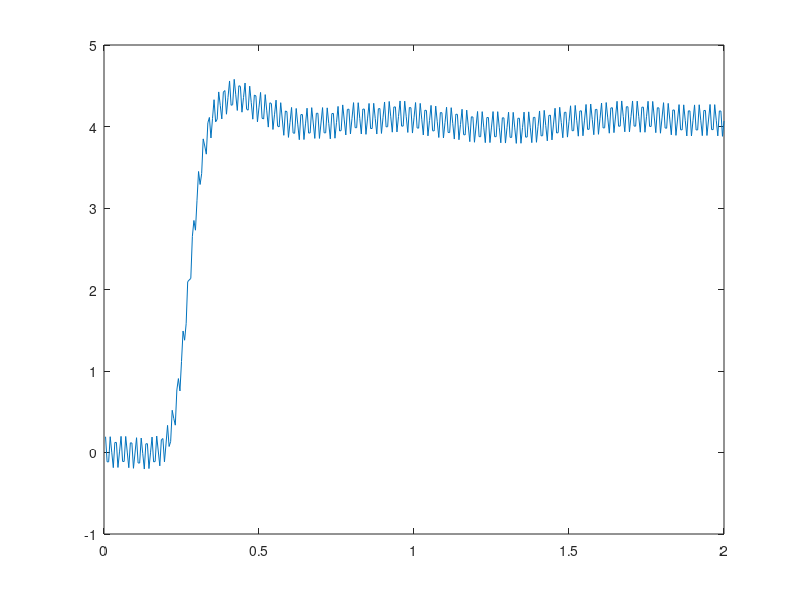

This figure's MATLAB source:
% Make vergenc respone currpeted by 60 Hz noise
%
clear all; close all;
load vergence;
N = 400;            % sec of data
fs = 200;           % Sample frequency
t = (1:N)/fs;       % Time vector
f_n = 60;           % nosie frequency
x = data_out(2,:) + .2 * sin(2*pi*f_n*t);
plot(t,x);
save verg_noise x;
